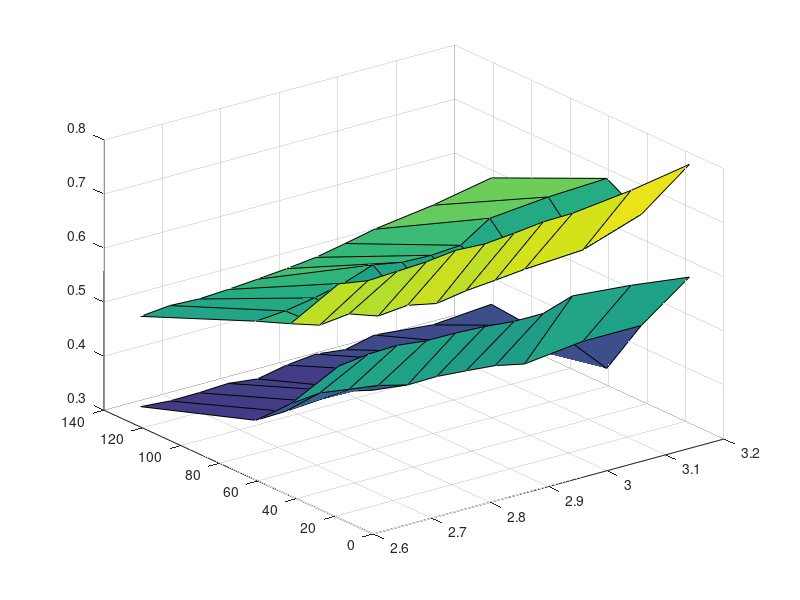
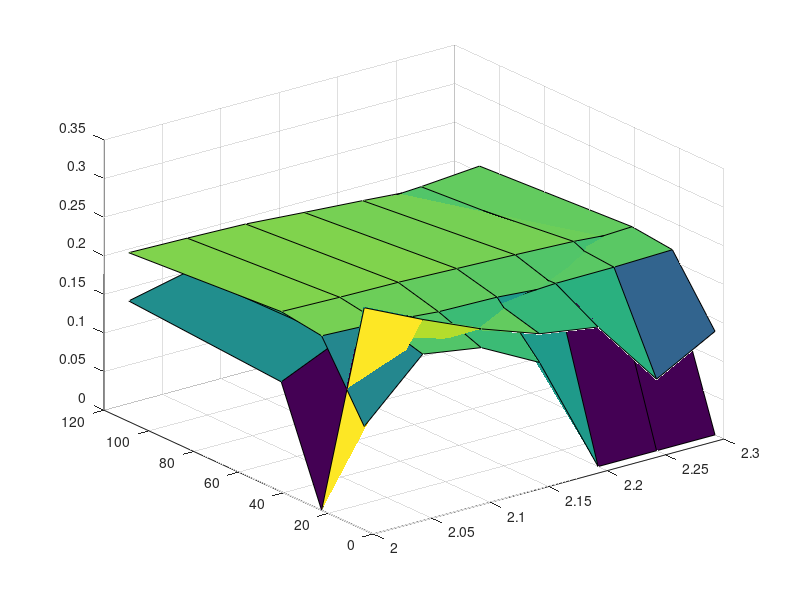

The MATLAB source for these figures, in order:
x=[2.6 2.65 2.7 2.75 2.8 2.85 2.9 2.95 3 3.1 3.2];
y=[18 43 61 121];
call=[0.733194636	0.724584308	0.727191658	0.730059409	0.736795848	0.734019982	0.739072852	0.745539485	0.746745799	0.759774128	0.778714935
0.618681592	0.601405644	0.607530924	0.588994926	0.594160372	0.582905561	0.591755759	0.596607177	0.602061425	0.608688189	0.645203988
0.593958247	0.598319169	0.607726059	0.62020009	0.639554911	0.629660654	0.628018274	0.631830727	0.667187082	0.677408155	0.682427346
0.504729777	0.510075848	0.50764201	0.510644717	0.514915249	0.519818101	0.526069296	0.537014888	0.548770377	0.563894082	0.585214426
];
put=[0.581058371 0.588282075 0.590256816 0.584135377 0.583912169 0.581160687 0.576048489 0.576082999 0.594045665 0.584273686 0.570145007;
0.470293144	0.475989173	0.46809263	0.460636044	0.446805709	0.447819126	0.443607295	0.438706873	0.426990616	0.439695478	0.439748205;
0.410523819	0.412200989	0.416006706	0.420123854	0.407736964	0.427220484	0.430594159	0.434123046	0.431985103	0.439431889	0.330802795;
0.337657309	0.333533666	0.334159547	0.336743948	0.330428485	0.341359647	0.347123029	0.340568447	0.353061686	0.342635459	0.351349436];
figure(1);
surf(x,y,call);
hold on;
surf(x,y,put);
hold off;

x2=[2	2.05	2.1	2.15	2.2	2.25	2.3];
y2=[4 23 41 109];
call2=[0.287696244	0.25198531	0.219304595	0.19246465	0.180704571	0.092658865	0.134145168
0	0.177632956	0.195098865	0.207387679	0.211816134	0.212329328	0.2144344
0.142288058	0.176222232	0.192632936	0.203094342	0.209758889	0.216696303	0.220191732
0.156212215	0.173315785	0.181828556	0.191325736	0.197320517	0.20168244	0.207889891
];
put2=[0.133969041	0.207075375	0.195008161	0.155263724	0	0	0
0.225958859	0.222726986	0.216126008	0.214508046	0.208506615	0.198754253	0.180210475
0.233228752	0.231352649	0.230187511	0.227482844	0.224856673	0.221659262	0.215641608
0.218709403	0.217073309	0.214879701	0.209361908	0.204135206	0.198249638	0.191751654
];
figure(2);
surf(x2,y2,call2);
hold on;
surf(x2,y2,put2);
hold off;
